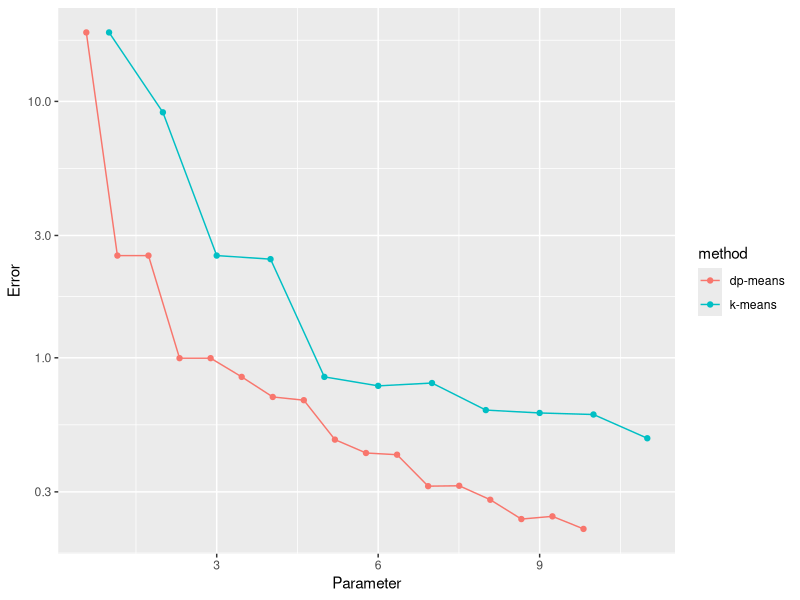
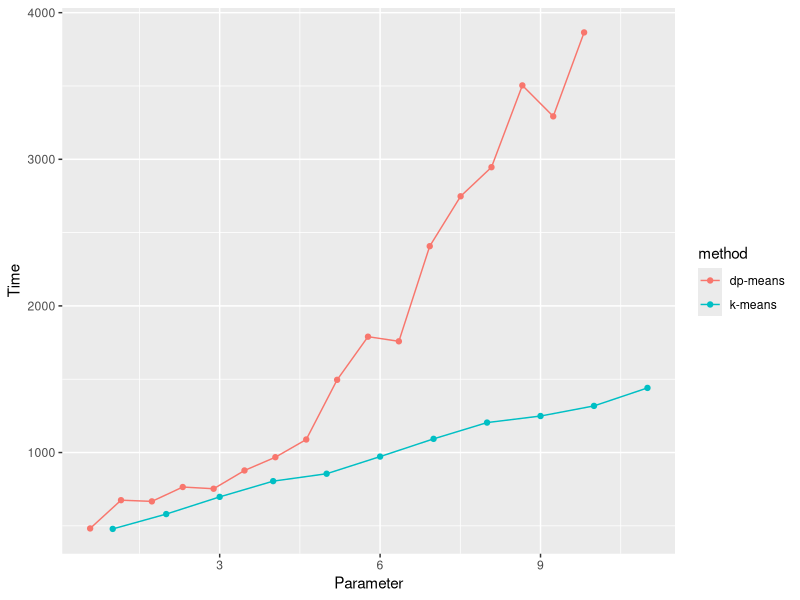
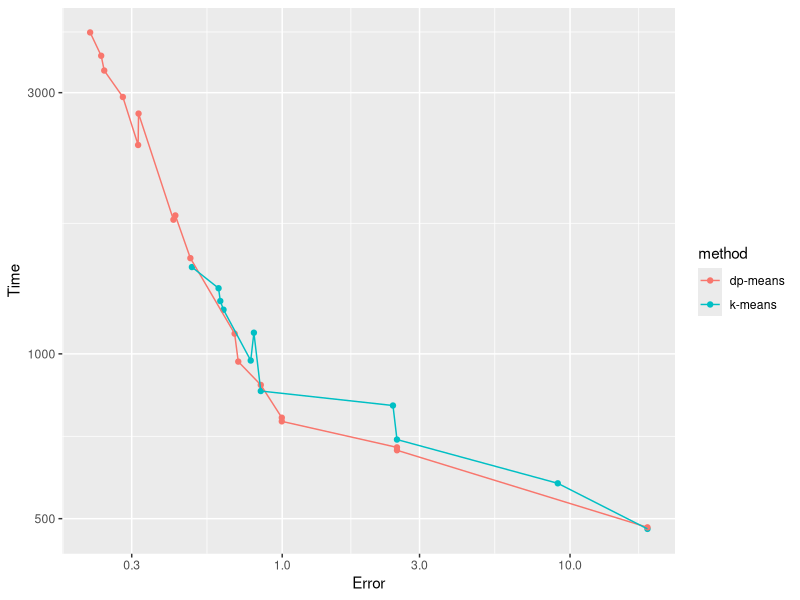

R code for these plots, in order:
#!/usr/bin/env Rscript

library(ggplot2)
library(gridExtra)

X <- read.delim("./output/test.csv", sep=",", header=FALSE)
X$method <- as.factor(X$V1)
summary(X)

p <-ggplot(data=X, aes(V2,V3)) + 
	geom_point(aes(color = method)) +
	geom_line(aes(color= method)) +
	scale_y_log10() + 
	xlab("Parameter") +
	ylab("Error") 
ggsave(file="./img/test_errors.png", width=5, height=4, dpi=100)

p1 <-ggplot(data=X, aes(V2, V4)) + 
	geom_point(aes(color = method)) +
	geom_line(aes(color = method)) +  
	xlab("Parameter") +
	ylab("Time") 
ggsave(file="./img/test_times.png", width=5, height=4, dpi=100)

p2 <-ggplot(data=X, aes(V3, V4)) + 
	geom_point(aes(color = method)) +
	geom_line(aes(color = method)) +  
	scale_y_log10() + 
	scale_x_log10() + 
	xlab("Error") +
	ylab("Time") 
ggsave(file="./img/test_times-error.png", width=5, height=4, dpi=100)

